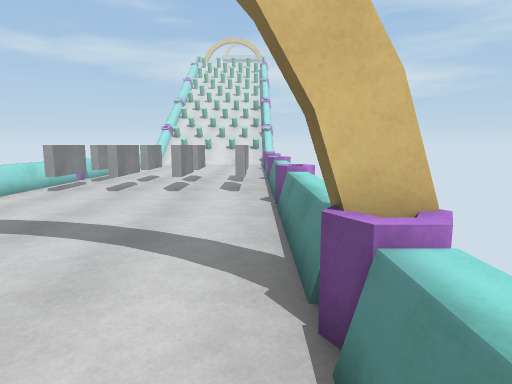
[1] (above)

13 first-person views from a walk through a scene from a Unity 3-D project. The camera is 1.5 m above the floor, tilts 8° down and sees 75° across. The floor is counted in squares, 1 m on a side. Each view is taken from the middle of a square. On the plan, view 1 faces up. The plan holds only what a view shows up to about 15 squares ahead; the rest is blank. The place goes on beyond the plan.

[2]
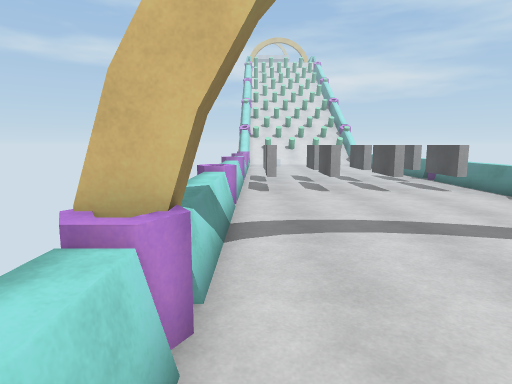

[3]
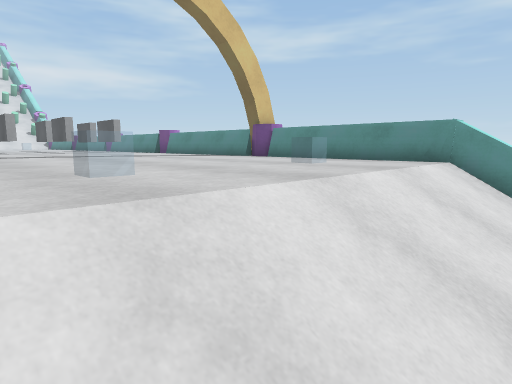

[4]
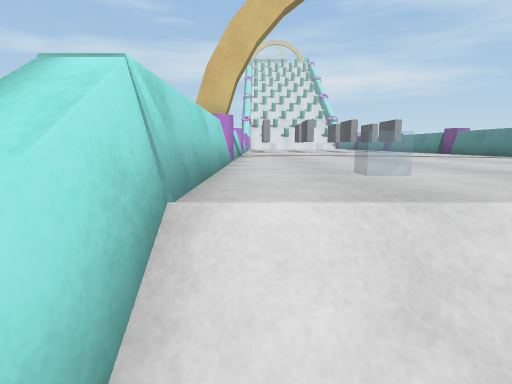

[5]
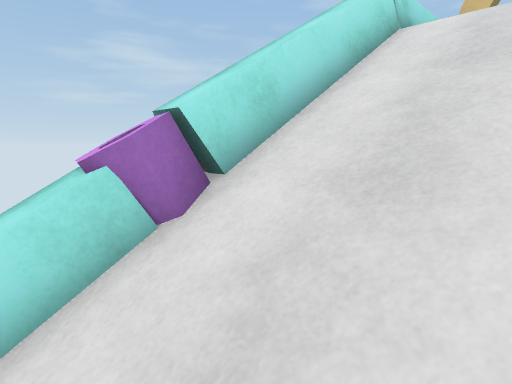

[6]
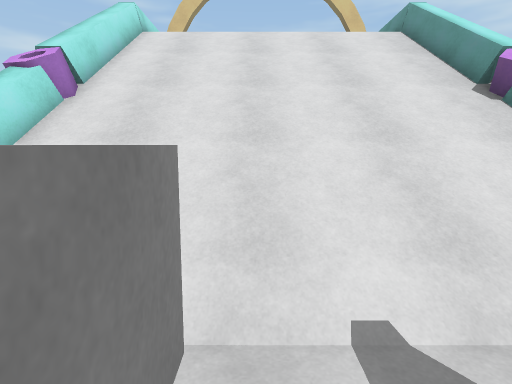

[7]
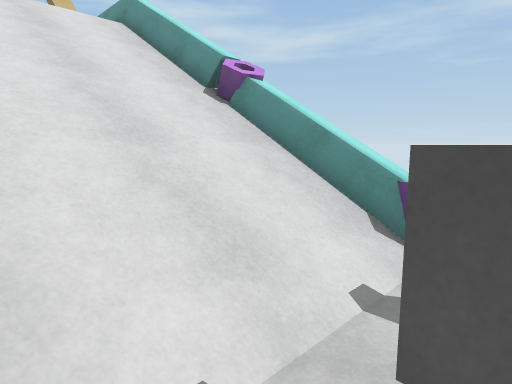

[8]
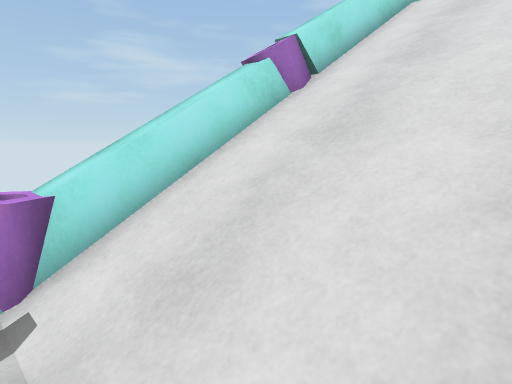

[9]
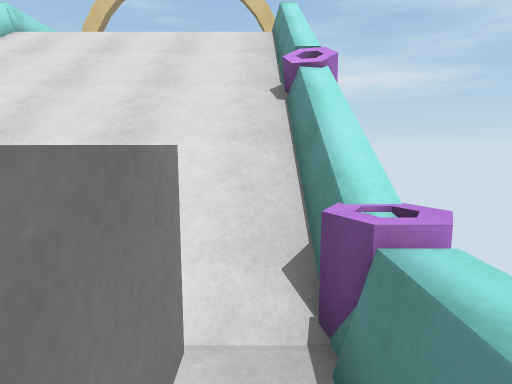

[10]
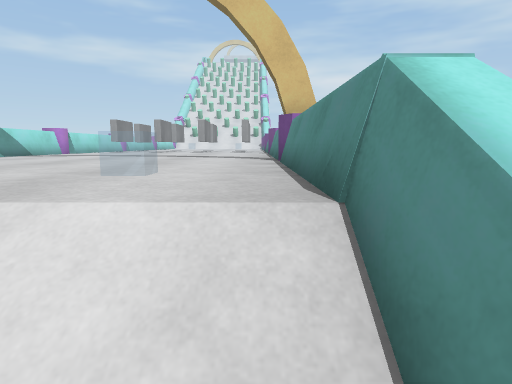

[11]
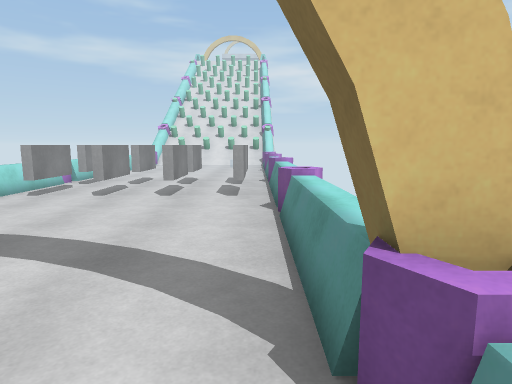

[12]
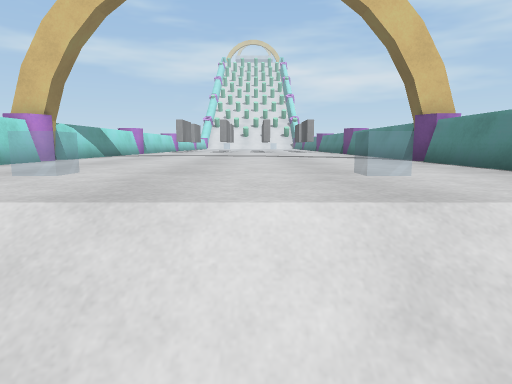

[13]
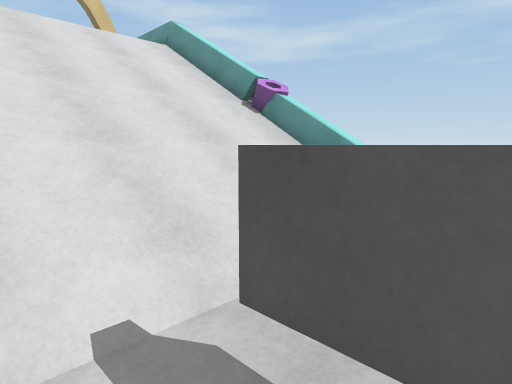

### Floor plan
Key: @ floor where view 1 was taken; # wall or solid block; x gap in a wall; . main floor; - floor 5 m lower than the main floor; / step, stairs or slope; = window, fence, low wall or low ledge; ^ raised ledge.
Columns run from 9 left of view 1 to 1 right of it. Each row starts with its distance up from view 1.
 12  ^=.=.=.=.^
 11  ^=.=.=.=.^
 10  ^........^
  9  ^........^
  8  =........=
  7  ^........^
  6  ^........^
  5  ^........^
  4  ^........^
  3  #........#
  2  =........=
  1  ^........^
  0  ^.......@^
 -1  ^........^
 -2  ^........^
 -3  ^........^
 -4  ^////////^
 -5  ^////////^
 -6  ^////////^
 -7 =^////////^
 -8 =x////////x
 -9  ^////////^
-10  ^////////^
-11  ^////////^
-12  ^--------^
-13     =-= = ^
-14    -=-   -

Positions as (right, up) in squares from view 1, and headings:
1: (0, 0), facing up
2: (-7, 0), facing up
3: (-7, -5), facing up-right
4: (-7, -5), facing up
5: (-5, -9), facing up-left
6: (-4, -14), facing up
7: (-4, -13), facing up-right
8: (-4, -12), facing up-left
9: (0, -14), facing up
10: (0, -5), facing up
11: (0, 1), facing up
12: (-3, -5), facing up
13: (-6, -14), facing up-right
